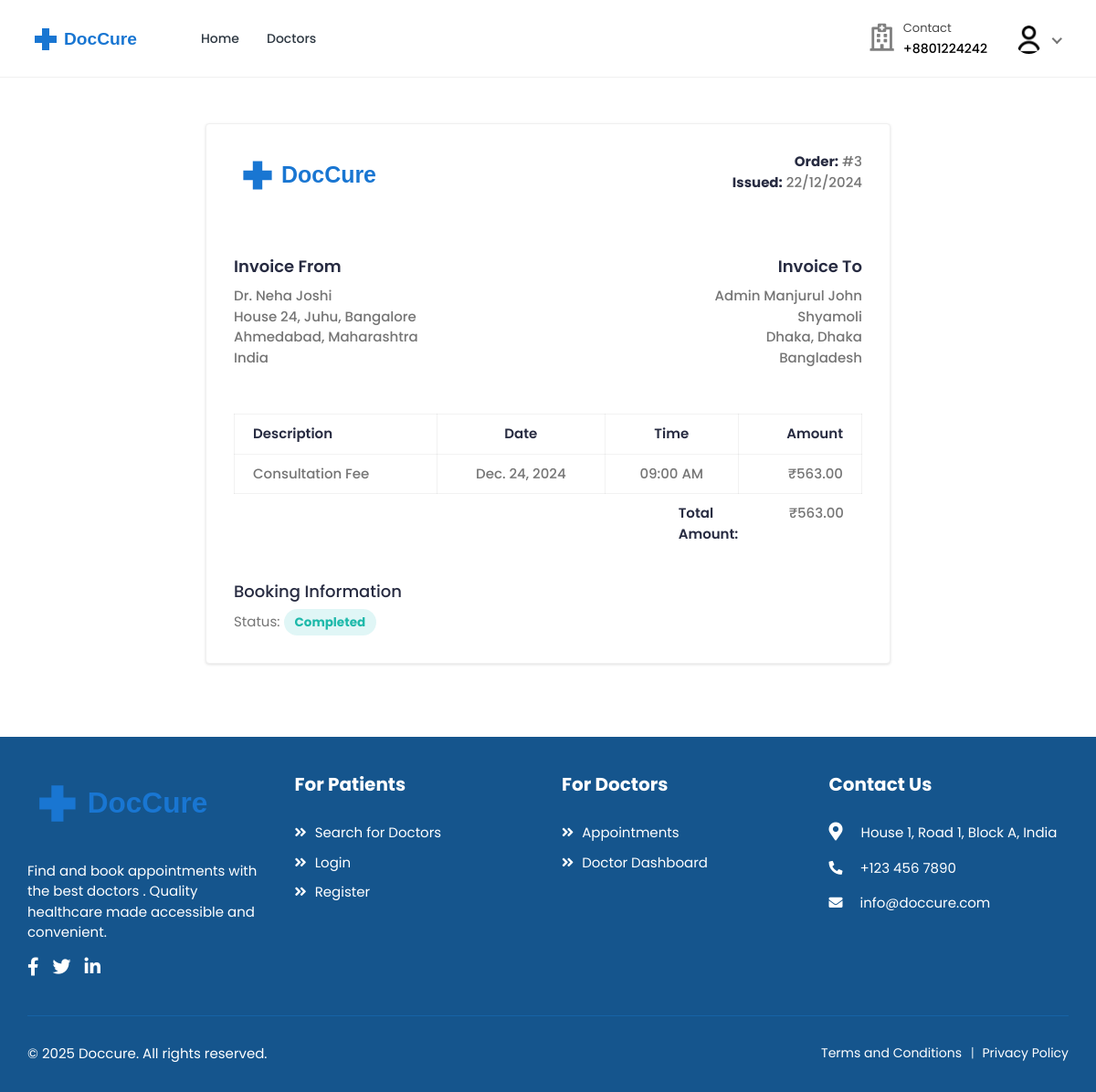
/bookings/3/invoice/ (signed in), run on the app's committed database.
### accounts/models.py (models this page shows, shortened)
class User(AbstractUser):
    class RoleChoices(models.TextChoices):
        DOCTOR = "doctor", "Doctor"
        PATIENT = "patient", "Patient"
    username = models.CharField(max_length=30, unique=True)
    role = models.CharField(
        choices=RoleChoices.choices,
        max_length=20,
        default="patient",
        error_messages={"required": "Role must be provided"},
    )
    email = models.EmailField(
        blank=True,
        error_messages={
            "unique": "A user with that email already exists.",
        },
    )
    first_name = models.CharField(max_length=150, blank=True)
    last_name = models.CharField(max_length=150, blank=True)
    registration_number = models.IntegerField(null=True, blank=True)
    USERNAME_FIELD = "username"
    REQUIRED_FIELDS = []
    objects = CustomUserManager()
    def get_full_name(self):
        full_name = "%s %s" % (self.first_name, self.last_name)
        return full_name.strip() or self.username

class Profile(models.Model):
    user = models.OneToOneField(
        User, on_delete=models.CASCADE, related_name="profile"
    )
    avatar = models.ImageField(
        default="defaults/user.png", upload_to=profile_photo_directory_path
    )
    phone = models.CharField(max_length=20, blank=True, null=True)
    dob = models.DateField(blank=True, null=True)
    about = models.TextField(blank=True, null=True)
    specialization = models.CharField(max_length=255, blank=True, null=True)
    gender = models.CharField(
        max_length=10,
        choices=[("male", "Male"), ("female", "Female"), ("other", "Other")],
        blank=True,
    )
    address = models.TextField(blank=True, null=True)
    city = models.CharField(max_length=100, blank=True)
    state = models.CharField(max_length=100, blank=True)
    postal_code = models.CharField(max_length=20, blank=True)
    country = models.CharField(max_length=100, blank=True)
    price_per_consultation = models.DecimalField(
        max_digits=10, decimal_places=2, null=True, blank=True
    )
    is_available = models.BooleanField(default=True)
    blood_group = models.CharField(
        max_length=5,
        choices=[
            ("A+", "A+"),
            ("A-", "A-"),
            ("B+", "B+"),
            ("B-", "B-"),
            ("O+", "O+"),
            ("O-", "O-"),
            ("AB+", "AB+"),
            ("AB-", "AB-"),
        ],
        blank=True,
        null=True,
    )
    allergies = models.TextField(blank=True, null=True)
    medical_conditions = models.TextField(blank=True, null=True)
    @property
    def image(self):
        return (
            self.avatar.url
            if self.avatar.storage.exists(self.avatar.name)
            else "{}defaults/user.png".format(settings.MEDIA_URL)
        )

### bookings/models.py (models this page shows, shortened)
class Booking(models.Model):
    doctor = models.ForeignKey(
        settings.AUTH_USER_MODEL,
        on_delete=models.CASCADE,
        related_name="appointments",
        limit_choices_to={"role": "doctor"},
    )
    patient = models.ForeignKey(
        settings.AUTH_USER_MODEL,
        on_delete=models.CASCADE,
        related_name="patient_appointments",
        limit_choices_to={"role": "patient"},
    )
    appointment_date = models.DateField()
    appointment_time = models.TimeField()
    booking_date = models.DateTimeField(auto_now_add=True)
    status = models.CharField(
        max_length=20,
        choices=[
            ("pending", "Pending"),
            ("confirmed", "Confirmed"),
            ("completed", "Completed"),
            ("cancelled", "Cancelled"),
            ("no_show", "No Show"),
        ],
        default="pending",
    )
    class Meta:
        ordering = ["-appointment_date", "-appointment_time"]
        unique_together = ["doctor", "appointment_date", "appointment_time"]

### bookings/views.py (the view)
class BookingInvoiceView(LoginRequiredMixin, TemplateView):
    template_name = "bookings/booking-invoice.html"
    def get_context_data(self, **kwargs):
        context = super().get_context_data(**kwargs)
        booking = get_object_or_404(
            Booking.objects.select_related(
                "doctor", "doctor__profile", "patient", "patient__profile"
            ),
            id=kwargs["booking_id"],
        )
        if not (
            self.request.user == booking.patient
            or self.request.user == booking.doctor
        ):
            raise Http404("Not found")
        context["booking"] = booking
        context["issued_date"] = booking.booking_date.strftime("%d/%m/%Y")
        consultation_fee = booking.doctor.profile.price_per_consultation
        context["subtotal"] = consultation_fee
        context["total"] = (
            consultation_fee  # Add any additional fees/discounts here
        )
        return context

### accounts/managers.py (called while the page is built)
    def get(self, *args, **kwargs):
        return super().select_related("profile").get(*args, **kwargs)

### templates/bookings/booking-invoice.html (shortened to what this page needs)
{% extends "base.html" %}
{% load static %}
{% block content %}
<div class="content">
    <div class="container-fluid">
        <div class="row">
            <div class="col-lg-8 offset-lg-2">
                <div class="invoice-content">
                    <div class="invoice-item">
                        <div class="row">
                            <div class="col-md-6">
                                <div class="invoice-logo">
                                    <img src="{% static 'assets/img/logo2.svg' %}" alt="logo">
                                </div>
                            </div>
                            <div class="col-md-6">
                                <p class="invoice-details">
                                    <strong>Order:</strong> #{{ booking.id }} <br>
                                    <strong>Issued:</strong> {{ issued_date }}
                                </p>
                            </div>
                        </div>
                    </div>
                    <div class="invoice-item">
                        <div class="row">
                            <div class="col-md-6">
                                <div class="invoice-info">
                                    <strong class="customer-text">Invoice From</strong>
                                    <p class="invoice-details invoice-details-two">
                                        Dr. {{ booking.doctor.get_full_name }} <br>
                                        {% if booking.doctor.profile.address %}
                                            {{ booking.doctor.profile.address }}<br>
                                        {% endif %}
                                        {{ booking.doctor.profile.city }}{% if booking.doctor.profile.state %}, {{ booking.doctor.profile.state }}{% endif %}<br>
                                        {{ booking.doctor.profile.country }}
                                    </p>
                                </div>
                            </div>
                            <div class="col-md-6">
                                <div class="invoice-info invoice-info2">
                                    <strong class="customer-text">Invoice To</strong>
                                    <p class="invoice-details">
                                        {{ booking.patient.get_full_name }} <br>
                                        {% if booking.patient.profile.address %}
                                            {{ booking.patient.profile.address }}<br>
                                        {% endif %}
                                        {{ booking.patient.profile.city }}{% if booking.patient.profile.state %}, {{ booking.patient.profile.state }}{% endif %}<br>
                                        {{ booking.patient.profile.country }}
                                    </p>
                                </div>
                            </div>
                        </div>
                    </div>
                    <div class="invoice-item invoice-table-wrap">
                        <div class="row">
                            <div class="col-md-12">
                                <div class="table-responsive">
                                    <table class="invoice-table table table-bordered">
                                        <thead>
                                            <tr>
                                                <th>Description</th>
                                                <th class="text-center">Date</th>
                                                <th class="text-center">Time</th>
                                                <th class="text-right">Amount</th>
                                            </tr>
                                        </thead>
                                        <tbody>
                                            <tr>
                                                <td>Consultation Fee</td>
                                                <td class="text-center">{{ booking.appointment_date }}</td>
                                                <td class="text-center">{{ booking.appointment_time|time:"h:i A" }}</td>
                                                <td class="text-right">₹{{ booking.doctor.profile.price_per_consultation }}</td>
                                            </tr>
                                        </tbody>
                                    </table>
                                </div>
                            </div>
                            <div class="col-md-6 col-xl-4 ml-auto">
                                <div class="table-responsive">
                                    <table class="invoice-table-two table">
                                        <tbody>
                                            <tr>
                                                <th>Total Amount:</th>
                                                <td><span>₹{{ total }}</span></td>
                                            </tr>
                                        </tbody>
                                    </table>
                                </div>
                            </div>
                        </div>
                    </div>
                    <div class="other-info">
                        <h4>Booking Information</h4>
                        <p class="text-muted mb-0">
                            Status: <span class="badge badge-pill
                                {% if booking.status == 'completed' %}bg-info-light{% endif %}">
                                {{ booking.status|title }}
                            </span>
                        </p>
                    </div>
                </div>
            </div>
        </div>
    </div>
</div>
{% endblock %}

### templates/includes/navbar.html (shortened to what this page needs)
{% load static %}
<header class="header">
    <nav class="navbar navbar-expand-lg header-nav">
        <div class="navbar-header">
            <a href="{% url 'core:home' %}" class="navbar-brand logo">
                <img src="{% static 'assets/img/logo2.svg' %}" class="img-fluid" alt="Logo">
            </a>
        </div>
        <div class="main-menu-wrapper">
            <ul class="main-nav">
                <li {% if request.path == '/' %}class="active"{% endif %}>
                    <a href="{% url 'core:home' %}">Home</a>
                </li>
                <li class="has-submenu{% if request.path == '/doctors/' %} active {% endif %}">
                    <a href="{% url 'doctors:list' %}">Doctors</a>
                </li>
            </ul>
        </div>
        <ul class="nav header-navbar-rht">
            <li class="nav-item contact-item">
                <div class="header-contact-img">
                    <i class="far fa-hospital"></i>
                </div>
                <div class="header-contact-detail">
                    <p class="contact-header">Contact</p>
                    <p class="contact-info-header"> +8801224242</p>
                </div>
            </li>
            {% if not user.is_authenticated %}
                <li class="nav-item">
                    <a class="nav-link header-login" href="{% url 'accounts:login' %}">Login / Signup </a>
                </li>
            {% else %}
                <li class="nav-item dropdown has-arrow logged-item">
                    <a href="#" class="dropdown-toggle nav-link" data-toggle="dropdown">
                        <span class="user-img">
                            <img class="rounded-circle" src="{{ user.profile.image }}" width="31" alt="{{ user.username }}">
                        </span>
                    </a>
                </li>
            {% endif %}
        </ul>
    </nav>
</header>

### templates/bookings/booking-invoice.html (style rules this page uses)
.invoice-content { background-color: white; padding: 30px; border-radius: 4px; box-shadow: 0 1px 3px rgba(0,0,0,0.12); }
.invoice-item { margin-bottom: 30px; }
.invoice-logo { margin-bottom: 20px; }
.invoice-info { margin-bottom: 20px; }
.customer-text { font-size: 18px; color: #272b41; display: block; margin-bottom: 8px; }
.invoice-details { color: #757575; line-height: 1.5; }
.badge { font-size: 0.9em; padding: 8px 12px; }

### data on the page
User: profile.image (placeholder picture)
Booking: id "3", doctor.get_full_name "Neha Joshi", doctor.profile.address "House 24, Juhu, Bangalore", doctor.profile.city "Ahmedabad", doctor.profile.state "Maharashtra", doctor.profile.country "India", patient.get_full_name "Admin Manjurul John", patient.profile.address "Shyamoli", patient.profile.city "Dhaka", patient.profile.state "Dhaka", patient.profile.country "Bangladesh", appointment_date "Dec. 24, 2024", appointment_time "09:00 AM", doctor.profile.price_per_consultation "563.00", status "Completed"
Profile: price_per_consultation "563.00"

### other printed values
{{ issued_date }} "22/12/2024"
